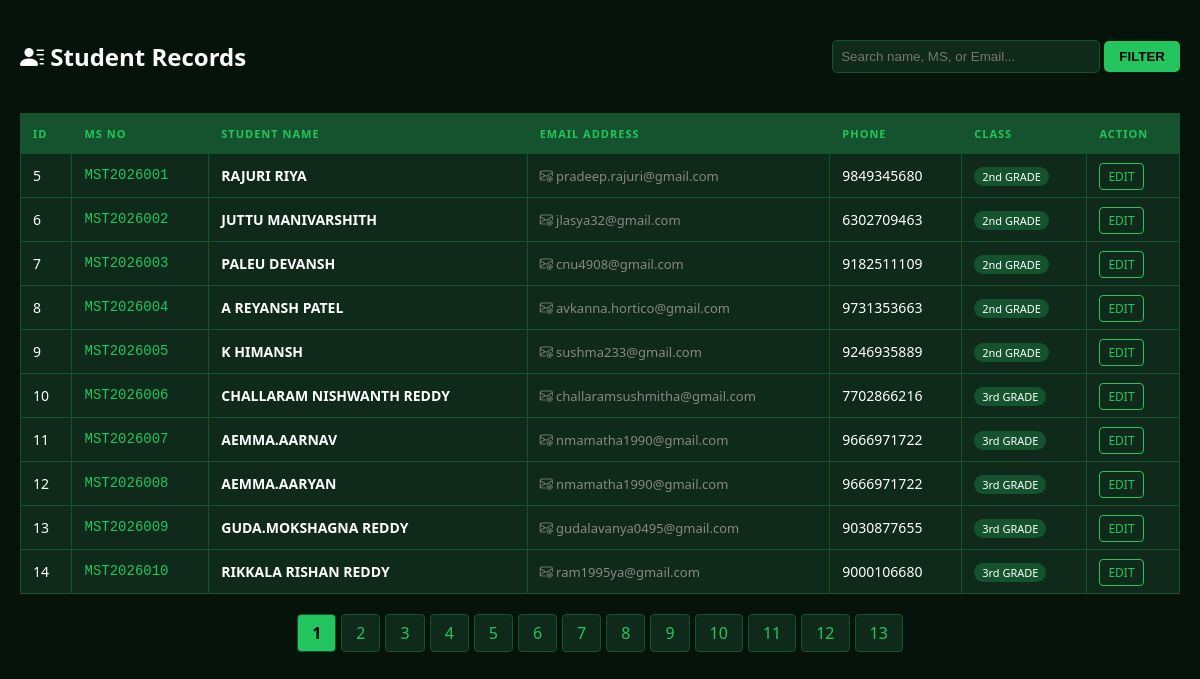
The app's page /admin/students/view.php with its own data.
### tables this page shows
CREATE TABLE `students` (
  `id` int(11) NOT NULL,
  `ms_no` varchar(50) DEFAULT NULL,
  `name` varchar(100) DEFAULT NULL,
  `email` varchar(100) DEFAULT NULL,
  `phone` varchar(15) DEFAULT NULL,
  `class_id` int(11) NOT NULL,
  `father_name` varchar(100) DEFAULT NULL,
  `old_school` varchar(255) DEFAULT NULL,
  `mother_name` varchar(255) DEFAULT NULL,
  `previous_school` varchar(255) DEFAULT NULL,
  `father_contact` varchar(20) DEFAULT NULL,
  `mother_contact` varchar(20) DEFAULT NULL,
  `dob` date DEFAULT NULL,
  `address` text DEFAULT NULL,
  `last_total` decimal(10,2) DEFAULT 0.00,
  `last_percentage` decimal(10,2) DEFAULT 0.00,
  `last_notified` datetime DEFAULT NULL
);

CREATE TABLE `classes` (
  `id` int(11) NOT NULL,
  `class_name` varchar(50) DEFAULT NULL
);

### admin/students/view.php (the view, shortened to what this page needs)
<?php
include __DIR__ . '/../../config/db.php';
$page = isset($_GET['page']) ? (int)$_GET['page'] : 1;
$limit = 10;
$offset = ($page - 1) * $limit;
$sort = $_GET['sort'] ?? 'id';
$order = $_GET['order'] ?? 'ASC';
$search = $conn->real_escape_string($_GET['search'] ?? '');
$order = ($order == 'DESC') ? 'DESC' : 'ASC';
$count_sql = "SELECT COUNT(*) as total FROM students s";
$total_result = $conn->query($count_sql);
$total_rows = $total_result->fetch_assoc()['total'];
$total_pages = ceil($total_rows / $limit);
$sql = "SELECT s.*, c.class_name
FROM students s
LEFT JOIN classes c ON s.class_id = c.id";
$sql .= " ORDER BY $sort $order LIMIT $limit OFFSET $offset";
$result = $conn->query($sql);
?>
<!DOCTYPE html>
<html>
<head>
    <link rel="stylesheet" href="https://cdn.jsdelivr.net/npm/bootstrap-icons@1.11.1/font/bootstrap-icons.css">
</head>
<body>
<div class="header-flex">
    <h2><i class="bi bi-person-lines-fill"></i> Student Records</h2>
    <form method="GET">
        <input type="text" name="search" class="search-box" placeholder="Search name, MS, or Email..." value="<?= htmlspecialchars($search) ?>">
        <button type="submit" style="background:#22c55e; border:none; padding:8px 15px; border-radius:5px; font-weight:bold; cursor:pointer;">FILTER</button>
    </form>
</div>
<table>
    <thead>
        <tr>
            <th>ID</th>
            <th>MS No</th>
            <th>Student Name</th>
            <th>Email Address</th>
            <th>Phone</th>
            <th>Class</th>
            <th>Action</th>
        </tr>
    </thead>
    <tbody>
        <?php while($row = $result->fetch_assoc()): ?>
        <tr>
            <td><?= $row['id'] ?></td>
            <td style="color: #22c55e; font-family: monospace;"><?= $row['ms_no'] ?></td>
            <td style="font-weight: bold;"><?= strtoupper($row['name']) ?></td>
            <td>
                <?php if(!empty($row['email'])): ?>
                    <a href="mailto:<?= $row['email'] ?>" class="email-link">
                        <i class="bi bi-envelope-at"></i> <?= strtolower($row['email']) ?>
                    </a>
                <?php else: ?>
                    <span style="color:#444;">--</span>
                <?php endif; ?>
            </td>
            <td><?= $row['phone'] ?></td>
            <td><span style="background:#14532d; padding:2px 8px; border-radius:10px; font-size:11px;"><?= $row['class_name'] ?></span></td>
            <td>
                <a href="edit.php?id=<?= $row['id'] ?>" class="btn-edit">EDIT</a>
            </td>
        </tr>
        <?php endwhile; ?>
    </tbody>
</table>
<div class="pagination">
    <?php for($i=1; $i<=$total_pages; $i++): ?>
        <a href="?page=<?= $i ?>&search=<?= $search ?>" class="<?= ($i == $page) ? 'active' : '' ?>"><?= $i ?></a>
    <?php endfor; ?>
</div>
</body>
</html>

### admin/students/view.php (style rules this page uses)
body { background:#06130a; color:white; font-family:'Segoe UI', sans-serif; margin: 20px; }
.header-flex { display: flex; justify-content: space-between; align-items: center; margin-bottom: 20px; }
.search-box { background: #0f2a1a; border: 1px solid #14532d; padding: 8px; border-radius: 5px; color: white; width: 250px; }
table { width:100%; border-collapse:collapse; background: #0f2a1a; font-size: 14px; }
th,td { padding:12px; border:1px solid #14532d; text-align: left; }
th { background:#14532d; color: #22c55e; text-transform: uppercase; font-size: 11px; letter-spacing: 1px; }
.email-link { color: #888; text-decoration: none; font-size: 13px; }
.btn-edit { color: #22c55e; border: 1px solid #22c55e; padding: 4px 8px; border-radius: 4px; text-decoration: none; font-size: 12px; }
.pagination { margin-top: 20px; display: flex; gap: 5px; justify-content: center; }
.pagination a { padding: 7px 14px; border: 1px solid #14532d; background: #0f2a1a; color: #22c55e; text-decoration: none; border-radius: 4px; }
.pagination a.active { background: #22c55e; color: #000; font-weight: bold; }

### records on screen
students: id "5", ms_no "MST2026001", name "RAJURI RIYA", email "pradeep.rajuri@gmail.com", phone "9849345680", class.class_name "2nd GRADE"
students: id "6", ms_no "MST2026002", name "JUTTU MANIVARSHITH", email "jlasya32@gmail.com", phone "6302709463", class.class_name "2nd GRADE"
students: id "7", ms_no "MST2026003", name "PALEU DEVANSH", email "cnu4908@gmail.com", phone "9182511109", class.class_name "2nd GRADE"
students: id "8", ms_no "MST2026004", name "A REYANSH PATEL", email "avkanna.hortico@gmail.com", phone "9731353663", class.class_name "2nd GRADE"
students: id "9", ms_no "MST2026005", name "K HIMANSH", email "sushma233@gmail.com", phone "9246935889", class.class_name "2nd GRADE"
students: id "10", ms_no "MST2026006", name "CHALLARAM NISHWANTH REDDY", email "challaramsushmitha@gmail.com", phone "7702866216", class.class_name "3rd GRADE"
students: id "11", ms_no "MST2026007", name "AEMMA.AARNAV", email "nmamatha1990@gmail.com", phone "9666971722", class.class_name "3rd GRADE"
students: id "12", ms_no "MST2026008", name "AEMMA.AARYAN", email "nmamatha1990@gmail.com", phone "9666971722", class.class_name "3rd GRADE"
students: id "13", ms_no "MST2026009", name "GUDA.MOKSHAGNA REDDY", email "gudalavanya0495@gmail.com", phone "9030877655", class.class_name "3rd GRADE"
students: id "14", ms_no "MST2026010", name "RIKKALA RISHAN REDDY", email "ram1995ya@gmail.com", phone "9000106680", class.class_name "3rd GRADE"
